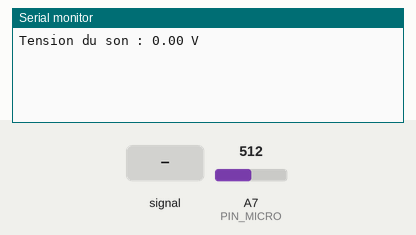
Bench run of a sketch on a simulated Arduino Nano, built with avr-gcc and run on an emulated ATmega328P. Parts: the last lines printed to the serial monitor. The inputs (shaded band) are chosen by the test bench; at power-on: A7 (PIN_MICRO) = 512.

Above: at 1.2 s.
1.3 s: A7 (PIN_MICRO) fed a 200 Hz sine of ±81 counts around its level
At 2.6 s:
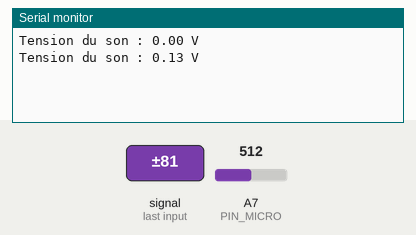
2.8 s: A7 (PIN_MICRO) set to 716
At 3.4 s:
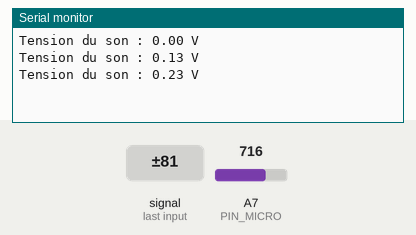
4.3 s: A7 (PIN_MICRO) fed a 1000 Hz sine of ±255 counts around its level
At 5.6 s:
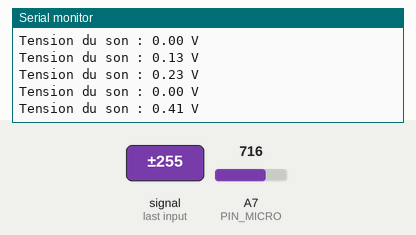
5.8 s: A7 (PIN_MICRO) set to 1023
At 6.8 s:
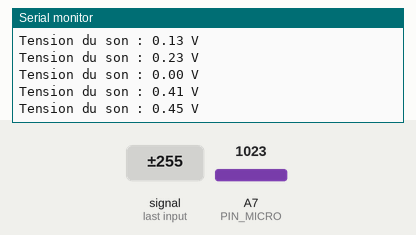
Timing chart, 0 to 8.3 s (numbered marks = the images above; inputs shaded):
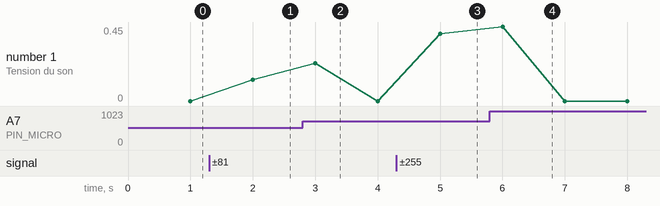

Measured:
- after the input at 1.3 s, the serial monitor: prints a new line after 0.70 s (image 1)
- after the input at 2.8 s, the serial monitor: prints a new line after 0.20 s (image 2)
- after the input at 4.3 s, the serial monitor: prints a new line after 0.70 s (image 3)
- after the input at 5.8 s, the serial monitor: prints a new line after 0.20 s (image 4)
- plotted number 1: 0 → 0.13 after the input at 1.3 s, 0 → 0.41 after the input at 4.3 s

The sketch:

Son.ino
```cpp
#define PIN_MICRO A7

const int sampleWindow = 1000;
unsigned int sample;
unsigned long startMillis;
unsigned int peakToPeak;
unsigned int signalMax;
unsigned int signalMin;
double volts;

void setup() {
   Serial.begin(9600);
}

void loop() {
   startMillis= millis();
   peakToPeak = 0;
   signalMax = 0;
   signalMin = 4095;
   while (millis() - startMillis < sampleWindow) {
      sample = analogRead(PIN_MICRO);
      if (sample < 4095) {
         if (sample > signalMax) {
            signalMax = sample;
         }
         else if (sample < signalMin) {
            signalMin = sample;
         }
      }
   }
   peakToPeak = signalMax - signalMin;
   volts = (peakToPeak * 3.3) / 4095;
   Serial.print("Tension du son : ");
   Serial.print(volts);
   Serial.println(" V");
}
```
